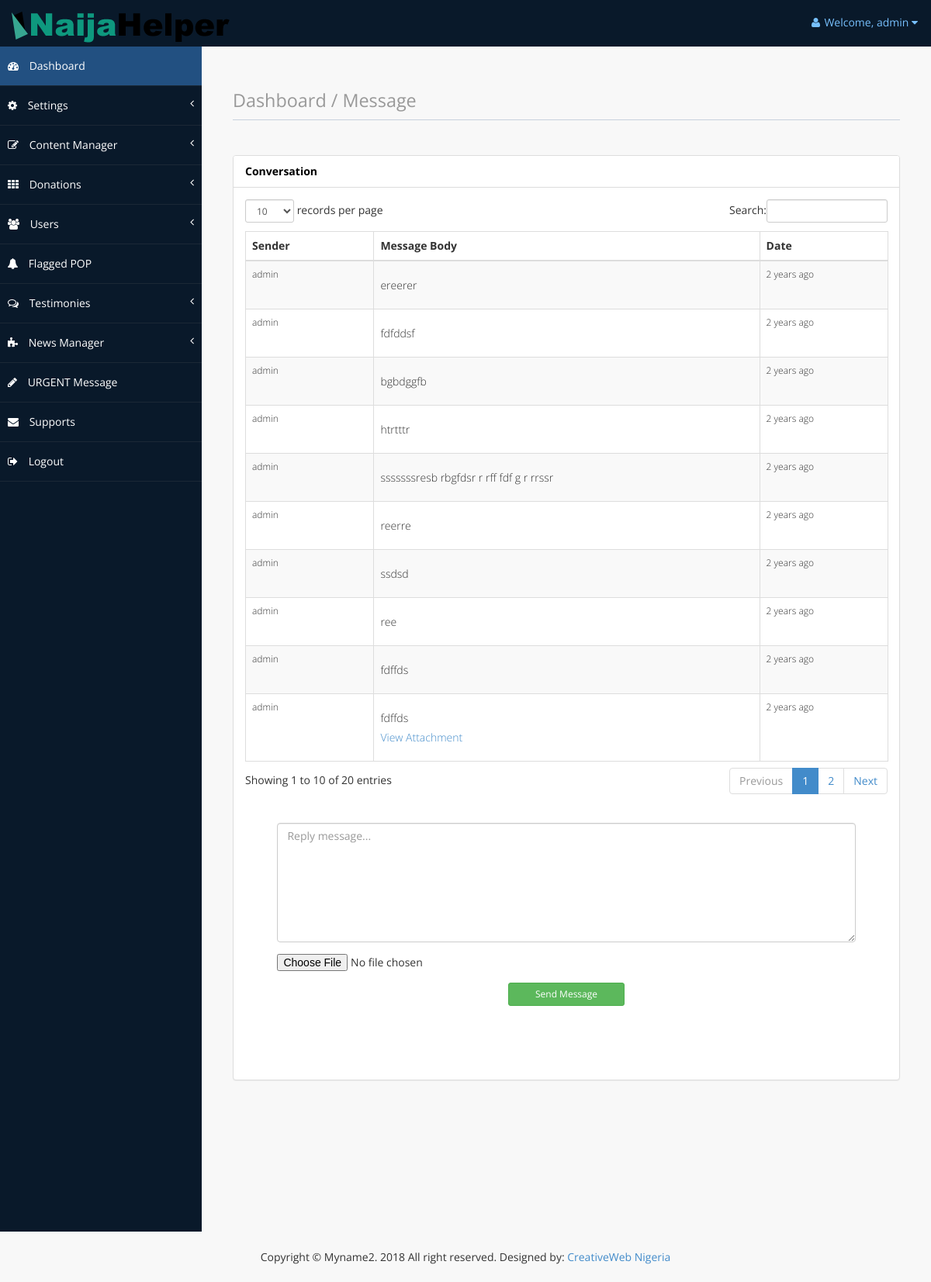
Screenshot of /administrator/support-details?id=25&sender=1 (signed in) with the database file from the repository.
### tables this page shows
CREATE TABLE `website_settings` (
  `id` int(11) NOT NULL,
  `site_name` varchar(100) NOT NULL,
  `site_title` varchar(100) NOT NULL,
  `site_description` varchar(255) NOT NULL,
  `favicon_url` varchar(100) NOT NULL,
  `logo_url` varchar(100) NOT NULL,
  `last_updated` timestamp NOT NULL DEFAULT CURRENT_TIMESTAMP ON UPDATE CURRENT_TIMESTAMP
);

CREATE TABLE `messaging` (
  `id` int(11) NOT NULL,
  `sender_id` int(11) NOT NULL,
  `sender_name` varchar(100) NOT NULL,
  `reciever_id` int(11) NOT NULL,
  `receiver_name` varchar(100) NOT NULL,
  `subject` varchar(225) NOT NULL,
  `message` longtext NOT NULL,
  `file` varchar(100) NOT NULL,
  `status` varchar(100) NOT NULL,
  `ip` int(11) NOT NULL,
  `date_sent` datetime NOT NULL,
  `date_read` varchar(100) NOT NULL
);

### core/class.admin.php (called while the page is built, shortened)
<?php
	class ADMIN {
		private $connect;
		public function __construct(){
			$database = new Database();
			$db = $database->dbConnection();
			$this->connect = $db;
		}
		public function runQuery($sql){
			$stmt = $this->connect->prepare($sql);
			return $stmt;
		}
		public function msgDetails($senderID){
			try	{
				$stmt = $this->connect->prepare("SELECT * FROM messaging
					WHERE reciever_id=:senderID OR sender_id=:senderID
					ORDER BY date_sent ASC");
				$stmt->execute(array(':senderID'=>$senderID));
			}
			catch(PDOException $e){
				echo $e->getMessage();
			}
			$matches = $stmt->fetchAll(PDO::FETCH_ASSOC);
			return $matches;
		}
	}
	function timeAgo($dateTime){
		$dateTime = strtotime($dateTime);
		$cur_time   = time();
		$time_elapsed   = $cur_time - $dateTime;
		$seconds    = $time_elapsed ;
		$minutes    = round($time_elapsed / 60 );
		$hours      = round($time_elapsed / 3600);
		$days       = round($time_elapsed / 86400 );
		$weeks      = round($time_elapsed / 604800);
		$months     = round($time_elapsed / 2600640 );
		$years      = round($time_elapsed / 31207680 );
		if($seconds <= 60){
			return '<span style="color:#096;font-style:italic;">Just now</span>';
		}
		else if($hours <= 24){
			if($hours == 1){
				return "<span style=\"color:#096;font-style:italic;\">an hour ago</span>";
			}else{
				return "<span style=\"color:#096;font-style:italic;\">$hours hrs ago </span>";
			}
		}
		else if($days <= 7){
			if($days == 1){
				return "Yesterday";
			}else{
				return "$days days ago";
			}
		}
		else if($weeks <= 4.3){
			if($weeks == 1){
				return "a week ago";
			}else{
				return "$weeks weeks ago";
			}
		}
		else if($months <= 12){
			if($months == 1){
				return "a month ago";
			}else{
				return "$months months ago";
			}
		}
		else{
			if($years == 1){
				return "1 year ago";
			}else{
				return "$years years ago";
			}
		}
	}
?>

### core/adminSession.php (called while the page is built, shortened)
<?php
	$session = new ADMIN();
	if(!$session->is_loggedin()){
		$session->redirect(BASE_URL.'administrator/login');
		exit();
	}else{
		$auth_user = new ADMIN();
		$adminID = $_SESSION['admin_session'];
		$stmt = $auth_user->runQuery("SELECT * FROM admin WHERE id=:adminID");
		$stmt->execute(array(":adminID"=>$adminID));
		$userInfo = $stmt->fetch(PDO::FETCH_ASSOC);
		$stmt = $auth_user->runQuery("SELECT * FROM website_settings WHERE id='1'");
		$stmt->execute();
		$siteInfo = $stmt->fetch(PDO::FETCH_ASSOC);
	}

### administrator/support-details.php (the view, shortened to what this page needs)
<?php
	require_once(ROOT_PATH . "core/class.admin.php");
	require_once(ROOT_PATH . "core/adminSession.php");
	if(isset($_GET["id"]) AND $_GET["id"] != ""){
		$senderID = intval($_GET["sender"]);
	}else{
		$auth_user->redirect(BASE_URL.'administrator/supports');
		exit();
	}
	$conversations = $auth_user->msgDetails($senderID);
?>
<?php include(ROOT_PATH."administrator/includes/header.php") ?>
<?php include(ROOT_PATH."administrator/includes/navMenu.php") ?>
        <div id="page-wrapper">
            <div id="page-inner">
                <div class="row">
                    <div class="col-md-12">
                        <h1 class="page-header">
                            <small>Dashboard / Message</small>
                        </h1>
                    </div>
                </div>
              <div class="row">
                <div class="col-md-12">
                    <div class="panel panel-default">
                        <div class="panel-heading">
                            Conversation
                        </div>
                        <div class="panel-body">
                            <div class="table-responsive">
                                <table class="table table-striped table-bordered table-hover"
                                id="dataTables-example">
                                    <thead>
                                        <tr>
                                            <th width="20%">Sender</th>
                                            <th width="60%">Message Body</th>
                                            <th width="20%">Date</th>
                                        </tr>
                                    </thead>
                                    <tbody style="font-size: 12px; font-weight: 200;">
                                    <?php
                                            if (!empty($conversations)) {
                                                foreach($conversations as $conva) {?>
						<tr>
                            <td><?php echo $conva["sender_name"];?></td>
                            <td><p><?php echo nl2br($conva["message"]);?>
                            	<?php if($conva["file"] != ''){?>
                            	<br><a target="_blank" href="<?php echo $conva["file"];?>"> View Attachment</a>
                            	<?php }?>
                            </p> </td>
                            <td><?php echo timeAgo($conva["date_sent"]);?></td>
                        </tr>
                                        <?php }}?>
                                    </tbody>
                                </table>
                        </div>
                        <form role="form" method="post" action="" style="width: 90%; margin: auto; margin-top: 30px;" enctype="multipart/form-data">
						<div class="form-group">
						  <textarea class="form-control" name="message" id="message" placeholder="Reply message..."
							rows="7"></textarea>
						</div>
						<div class="form-group">
						  <input type="file" name="upload">
						</div>
						<div style="width: 20%; margin: auto;">
							<button style="width: 100%;" type="submit" class="btn btn-success btn-sm">
							Send Message</button>
						</div>
					</form>
                        <br><br><br><br>
                    </div>
                </div>
            </div>
        </div>
	</div>
<?php include(ROOT_PATH."administrator/includes/footer.php") ?>

### administrator/includes/header.php (shortened to what this page needs)
<!DOCTYPE html>
<html xmlns="http://www.w3.org/1999/xhtml">
<head>
    <link href="<?php echo BASE_URL;?>user/assets/css/bootstrap.css" rel="stylesheet" />
    <link href="<?php echo BASE_URL;?>user/assets/css/font-awesome.css" rel="stylesheet" />
    <link href="<?php echo BASE_URL;?>user/assets/css/custom-styles.css" rel="stylesheet" />
    <link href="<?php echo BASE_URL;?>user/assets/js/dataTables/dataTables.bootstrap.css" rel="stylesheet" />
</head>
<body>
    <div id="wrapper">
        <nav class="navbar navbar-default top-navbar" role="navigation">
            <div class="navbar-header">
                <?php if(isset($siteInfo['logo_url'])){
                    $logoURL = BASE_URL.str_replace('../', '', $siteInfo['logo_url']);?>
                <a class="navbar-brand" href="<?php echo BASE_URL;?>">
                <img src="<?php echo $logoURL;?>" alt="logo"/></a>
                <?php }else{?>
                <a class="navbar-brand" href="<?php echo BASE_URL;?>"><img src="img/logo.png" alt="logo"/></a>
                <?php }?>
            </div>
            <ul class="nav navbar-top-links navbar-right">
                <li class="dropdown">
                    <a class="dropdown-toggle" data-toggle="dropdown" href="#" aria-expanded="false">
                        <i class="fa fa-user fa-fw"></i>Welcome, <?php echo $userInfo["username"];  ?> <i class="fa fa-caret-down"></i>
                    </a>
                </li>
            </ul>
        </nav>

### administrator/includes/footer.php (shortened to what this page needs)
<br><br><br><br><br><br><br>
            </div>
        </div>
<footer style="background:#F8F8F8; padding: 10px; text-align:center;">
    <p>Copyright &copy; <?php if(isset($siteInfo['site_name'])){echo $siteInfo['site_name'];}else{echo 'Yoursite Name';}?>. <?php echo date("Y");?> All right reserved. Designed by:
<a target="_blank" href="http://www.creativeweb.com.ng">CreativeWeb Nigeria</a></p>
</footer>
</body>
</html>

### user/assets/css/custom-styles.css (style rules this page uses)
body { font-family: 'Open Sans', sans-serif; }
#wrapper { width: 100%; background:#09192A; }
#page-wrapper { padding: 15px 15px; background:#F8F8F8; }
#page-inner { width:100%; margin:10px 20px 10px 0px; background-color:transparent; padding:10px; }
h1, .h1, h2, .h2, h3, .h3 { margin-top: 7px; margin-bottom: -5px; }
p, .listItemCust li { font-size:14px; line-height:25px; padding-top:10px; }
.page-header { padding-bottom: 9px; margin: 10px 0 45px; border-bottom: 1px solid #C7D1DD; }
.panel-default > .panel-heading { color: #000; background-color: #FFFFFF; border-color: #ddd; font-weight:bold; }
footer p { font-size: 14px; }
.top-navbar { margin:0px; }
.top-navbar .navbar-brand { color: #fff; width: 260px; text-align: left; height: 60px; font-size: 30px; font-weight: 700; text-transform: uppercase; line-height: 30px; }
.top-navbar .nav > li { position: relative; display: inline-block; }
.top-navbar .nav > li > a { position: relative; display: block; padding: 19px 15px; color: #77C0FD; }
.top-navbar { background:#09192A; border-bottom:none; }
.top-navbar .nav > li > a > i { margin-right: 2px; }
.navbar-default { border:0px solid black; }
.navbar-header { background: #09192A; }
.nav > li > a > i { margin-right:10px; }
@media (min-width:768px) { #page-wrapper { margin: 0 0 0 260px; padding: 15px 30px; } }
@media (min-width:768px) { .navbar { border-radius: 0px; } }

### rows the page displays
website_settings: logo_url (picture), site_name "Myname2"
messaging: sender_name "admin", message "ereerer", date_sent "2 years ago"
messaging: sender_name "admin", message "fdfddsf", date_sent "2 years ago"
messaging: sender_name "admin", message "bgbdggfb", date_sent "2 years ago"
messaging: sender_name "admin", message "htrtttr", date_sent "2 years ago"
messaging: sender_name "admin", message "sssssssresb rbgfdsr r rff fdf g r rrssr", date_sent "2 years ago"
messaging: sender_name "admin", message "reerre", date_sent "2 years ago"
messaging: sender_name "admin", message "ssdsd", date_sent "2 years ago"
messaging: sender_name "admin", message "ree", date_sent "2 years ago"
messaging: sender_name "admin", message "fdffds", date_sent "2 years ago"
messaging: sender_name "admin", message "fdffds", date_sent "2 years ago"

### other values shown
$userInfo["username"] "admin"
